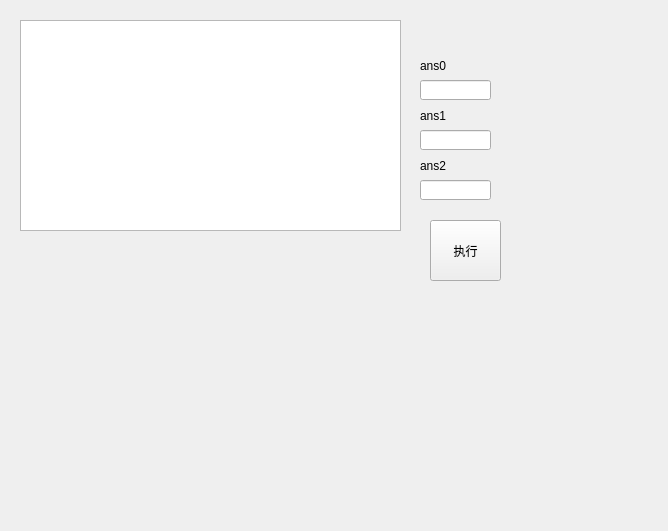
<?xml version="1.0" encoding="UTF-8"?>
<ui version="4.0">
 <class>MainWindow</class>
 <widget class="QMainWindow" name="MainWindow">
  <property name="geometry">
   <rect>
    <x>0</x>
    <y>0</y>
    <width>668</width>
    <height>531</height>
   </rect>
  </property>
  <property name="windowTitle">
   <string>MainWindow</string>
  </property>
  <widget class="QWidget" name="centralWidget">
   <widget class="QLineEdit" name="lineEdit_2">
    <property name="geometry">
     <rect>
      <x>420</x>
      <y>130</y>
      <width>71</width>
      <height>20</height>
     </rect>
    </property>
   </widget>
   <widget class="QTextEdit" name="textEdit">
    <property name="geometry">
     <rect>
      <x>20</x>
      <y>20</y>
      <width>381</width>
      <height>211</height>
     </rect>
    </property>
   </widget>
   <widget class="QLineEdit" name="lineEdit">
    <property name="geometry">
     <rect>
      <x>420</x>
      <y>80</y>
      <width>71</width>
      <height>20</height>
     </rect>
    </property>
   </widget>
   <widget class="QLabel" name="label">
    <property name="geometry">
     <rect>
      <x>420</x>
      <y>60</y>
      <width>54</width>
      <height>12</height>
     </rect>
    </property>
    <property name="text">
     <string>ans0</string>
    </property>
   </widget>
   <widget class="QLabel" name="label_2">
    <property name="geometry">
     <rect>
      <x>420</x>
      <y>110</y>
      <width>54</width>
      <height>12</height>
     </rect>
    </property>
    <property name="text">
     <string>ans1</string>
    </property>
   </widget>
   <widget class="QLabel" name="label_3">
    <property name="geometry">
     <rect>
      <x>420</x>
      <y>160</y>
      <width>54</width>
      <height>12</height>
     </rect>
    </property>
    <property name="text">
     <string>ans2</string>
    </property>
   </widget>
   <widget class="QLineEdit" name="lineEdit_3">
    <property name="geometry">
     <rect>
      <x>420</x>
      <y>180</y>
      <width>71</width>
      <height>20</height>
     </rect>
    </property>
   </widget>
   <widget class="QPushButton" name="pushButton">
    <property name="geometry">
     <rect>
      <x>430</x>
      <y>220</y>
      <width>71</width>
      <height>61</height>
     </rect>
    </property>
    <property name="text">
     <string>执行</string>
    </property>
   </widget>
  </widget>
 </widget>
 <layoutdefault spacing="6" margin="11"/>
 <resources/>
 <connections/>
</ui>
